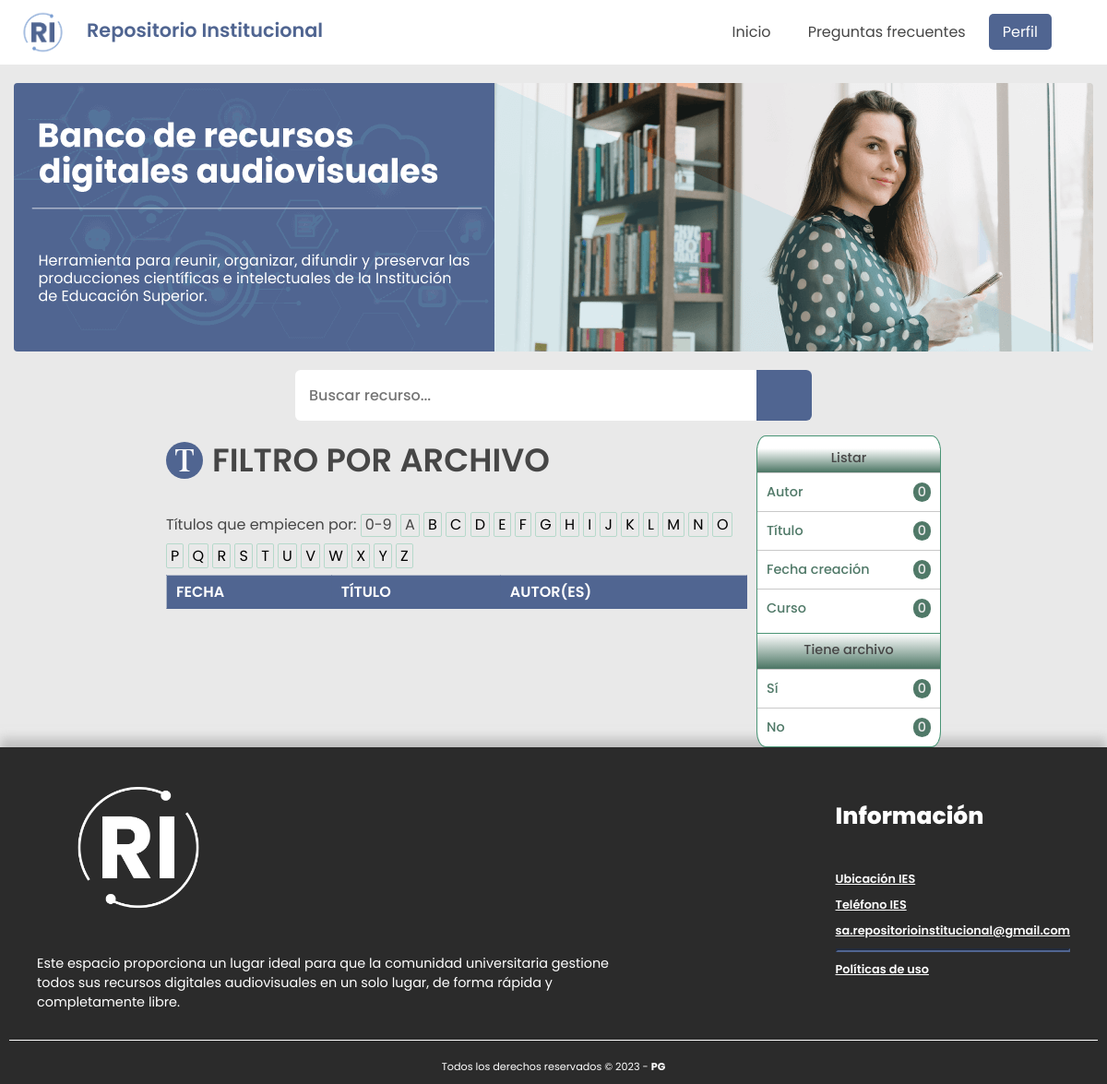
The app's page /busqueda/Archivos/Si, older data.
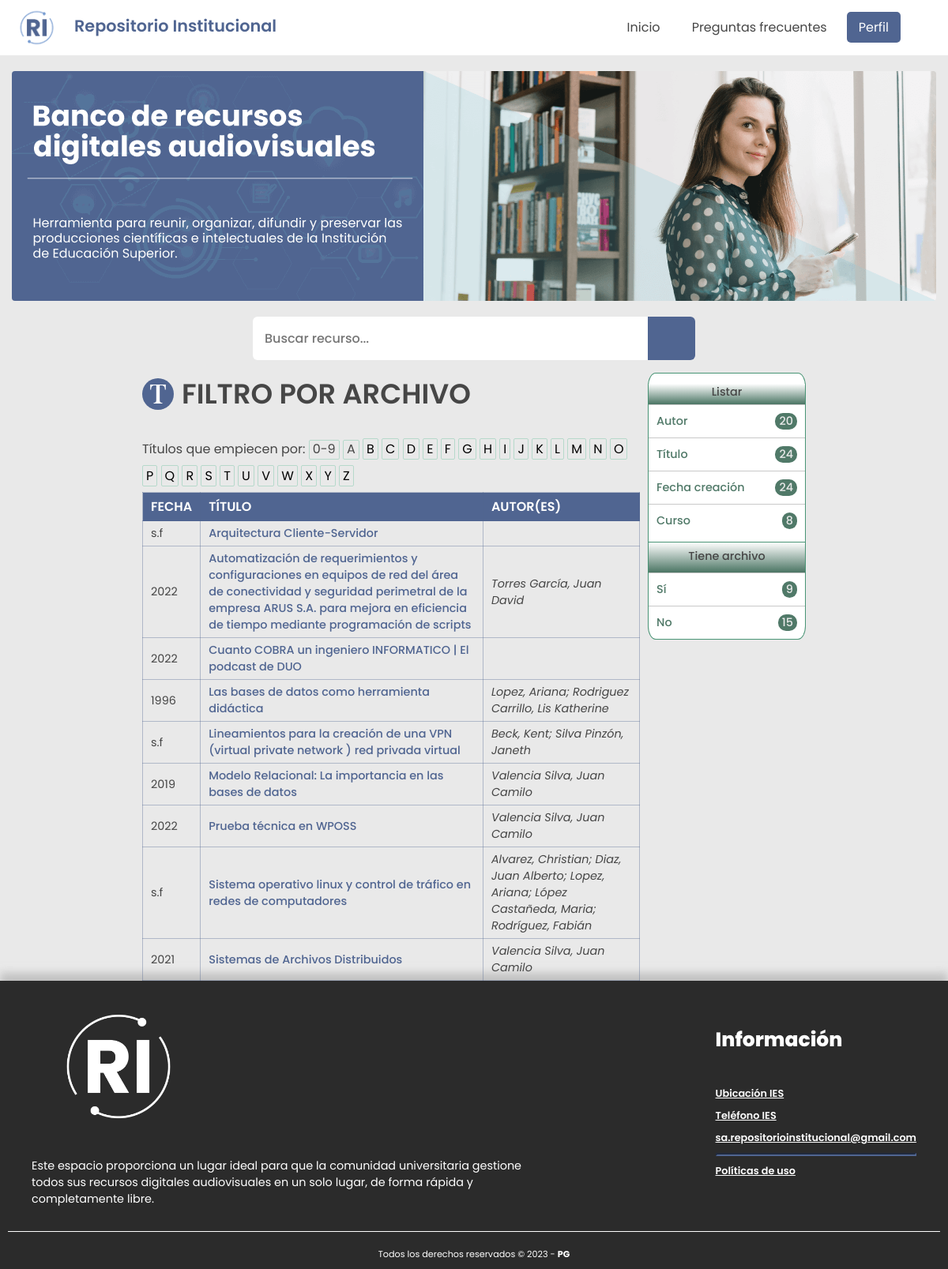
The same page, newer data.
### tables this page shows
CREATE TABLE `recurso` (
  `id` int(11) NOT NULL,
  `internal_id` varchar(24) NOT NULL,
  `titulo` varchar(250) NOT NULL,
  `fecha_publicacion_profesor` timestamp NOT NULL DEFAULT current_timestamp() ON UPDATE current_timestamp(),
  `fecha_publicacion_recurso` varchar(4) NOT NULL,
  `resumen` varchar(1500) NOT NULL,
  `puntos_positivos` int(11) NOT NULL,
  `puntos_negativos` int(11) NOT NULL,
  `estado` tinytext NOT NULL,
  `enlace` varchar(300) DEFAULT NULL,
  `isbn` varchar(20) DEFAULT NULL,
  `editorial` varchar(80) DEFAULT NULL,
  `id_docente` int(11) NOT NULL
);

### index.php (called while the page is built, shortened)
<?php
$plantilla = new vistasControlador();
$plantilla->obtener_plantilla_controlador();
?>

### utilidades/Utilidades.php (called while the page is built, shortened)
<?php
class Utilidades {
    private static $estados = array(0 => "INACTIVO",
            1 => "ACTIVO",
            2 => "PENDIENTE ACTIVACION",
            3 => "ELIMINADO"
            );
    public static function getIdEstado($nombreEstado){
        return array_keys(self::$estados, $nombreEstado)[0];
    }
}
?>

### modelos/mainModel.php (called while the page is built, shortened)
<?php
    if($peticionAjax){
        require_once "../config/SERVER.php";
        require_once "../utilidades/Utilidades.php";
    }else{
        require_once "./utilidades/Utilidades.php";
    }
    class mainModel{
        protected static function conectar(){
            try {
                $conexion = new PDO(SGBD, USER, PASS);
                $conexion->exec("SET CHARACTER SET utf8");
            } catch (Exception $e) {
                echo '<script>
                    Swal.fire({
                        title: "Error",
                        text: "Error al conectarse con el servidor",
                        icon: "error",
                        confirmButtonText: "Aceptar"
                    });
                </script>';
            }
            return $conexion;
        }
        protected static function ejecutar_consulta_simple($consulta){
            try {
                $sql = self::conectar()->prepare($consulta);
                $sql->execute();
                return $sql;
            } catch (Exception $e) {
                echo Utilidades::getAlertaErrorJSON("simple", "Error al conectarse con el servidor " . $e);
                exit();
            }
        }
        public function encryption($string){
			$key=hash('sha256', SECRET_KEY);
			$iv=substr(hash('sha256', SECRET_IV), 0, 16);
			$output=openssl_encrypt($string, ENCRYPTION_METHOD, $key, 0, $iv);
			$output=base64_encode($output);
			return $output;
		}
    }
?>

### controladores/homeControlador.php (called while the page is built, shortened)
<?php
if($peticionAjax){
    require_once "../modelos/homeModelo.php";
}else{
    require_once "./modelos/homeModelo.php";
}
class homeControlador extends homeModelo{
    public function listado_filtro_recursos($pTipo, $pBuscar){
        $listado = homeModelo::filtrar_recursos($pTipo, $pBuscar);
        return $listado->fetchAll();
    }
    public function cargar_informacion_recurso($pId){
        $informacion = homeModelo::cargar_autores($pId);
        $autores = "";
        foreach ($informacion AS $key => $autor){
            $separador = ($key == count($informacion) - 1) ? "" : "; ";
            $autores .= $autor['apellido'].", ".$autor['nombre'].$separador;
        }
        return $autores;
    }
    public function contarAutoresConRecursos(){
        $lista = mainModel::ejecutar_consulta_simple("SELECT DISTINCT a.id FROM autor a JOIN autor_recurso ar ON ar.id_autor = a.id WHERE a.estado = " . Utilidades::getIdEstado("ACTIVO"));
        return $lista->fetchAll();
    }
    public function contarCursosConRecursos(){
        $lista = mainModel::ejecutar_consulta_simple("SELECT DISTINCT c.id FROM curso c JOIN curso_recurso cr ON cr.id_curso = c.id WHERE c.estado = " . Utilidades::getIdEstado("ACTIVO"));
        return $lista->fetchAll();
    }
}
?>

### modelos/homeModelo.php (called while the page is built, shortened)
<?php
    require_once "mainModel.php";
    if($peticionAjax){
        require_once "../utilidades/Utilidades.php";
    }else{
        require_once "./utilidades/Utilidades.php";
    }
    class homeModelo extends mainModel{
        protected static function filtrar_recursos($pTipo, $pBuscar){
            if($pTipo == "Busqueda"){
                $arrayParametro = explode("¡", $pBuscar);
                $search = "";
                foreach($arrayParametro AS $dato){
                    $varDato = mainModel::decryption($dato);
                    if(strpos($varDato, '~~') == ""){
                        if($search!=""){
                            $search .= " ";
                        }
                    }
                    $search .= $varDato;
                }
                $search = str_replace("~~","",$search);
                $sql = mainModel::conectar()->prepare("SELECT DISTINCT (r.id),r.titulo,r.fecha_publicacion_recurso FROM recurso r LEFT JOIN autor_recurso ar
                ON r.id=ar.id_recurso LEFT JOIN autor a ON a.id = ar.id_autor LEFT JOIN etiqueta_recurso er ON er.id_recurso = r.id LEFT JOIN etiqueta e ON er.id_etiqueta = e.id
                JOIN curso_recurso cr ON cr.id_recurso = r.id JOIN curso c ON c.id=cr.id_curso
                WHERE (r.titulo LIKE '%".$search."%' OR CONCAT(a.nombre,' ',a.apellido) LIKE '%".$search."%' OR CONCAT(a.apellido,' ',a.nombre) LIKE '%".$search."%' OR e.descripcion LIKE '%".$search."%' OR r.fecha_publicacion_recurso LIKE '%".$search."%' OR c.nombre LIKE '%".$search."%' OR r.internal_id LIKE '%".$search."%') AND r.estado='".Utilidades::getIdEstado("ACTIVO")."';");
            }else if($pTipo=="Autor"){
                $sql = mainModel::conectar()->prepare("SELECT nombre,apellido,id FROM autor WHERE estado='".Utilidades::getIdEstado("ACTIVO")."' ORDER BY apellido");
            }else if($pTipo=="Titulo"){
                $sql = mainModel::conectar()->prepare("SELECT DISTINCT (r.id),r.titulo,r.fecha_publicacion_recurso FROM recurso r LEFT JOIN autor_recurso ar
                ON r.id=ar.id_recurso LEFT JOIN autor a ON a.id = ar.id_autor WHERE r.estado='".Utilidades::getIdEstado("ACTIVO")."' ORDER BY r.titulo");
            }else if($pTipo=="Fecha"){
                $sql = mainModel::conectar()->prepare("SELECT DISTINCT (r.id),r.titulo,r.fecha_publicacion_recurso FROM recurso r LEFT JOIN autor_recurso ar
                ON r.id=ar.id_recurso LEFT JOIN autor a ON a.id = ar.id_autor WHERE r.estado='".Utilidades::getIdEstado("ACTIVO")."' ORDER BY r.fecha_publicacion_recurso");
            }else if($pTipo=="Curso"){
                $sql = mainModel::conectar()->prepare("SELECT nombre,id FROM curso WHERE estado='".Utilidades::getIdEstado("ACTIVO")."' ORDER BY nombre");
            }else if($pTipo=="Cursofiltrar"){
                $sql = mainModel::conectar()->prepare("SELECT nombre,id FROM curso WHERE nombre LIKE '".$pBuscar."%' AND estado='".Utilidades::getIdEstado("ACTIVO")."' ORDER BY nombre");
            }else if($pTipo=="Autorfiltrar"){
                $sql = mainModel::conectar()->prepare("SELECT nombre,apellido,id FROM autor WHERE apellido LIKE '".$pBuscar."%' AND estado='".Utilidades::getIdEstado("ACTIVO")."' ORDER BY apellido");
            }else if($pTipo == "Archivos"){
                if($pBuscar=="Si"){
                    $sql = mainModel::conectar()->prepare("SELECT DISTINCT (r.id), r.titulo, r.fecha_publicacion_recurso FROM recurso r JOIN archivo a ON r.id=a.id_recurso WHERE r.estado='".Utilidades::getIdEstado("ACTIVO")."' ORDER BY r.titulo");
                }else{
                    $sql = mainModel::conectar()->prepare("SELECT DISTINCT (r.id), r.titulo, r.fecha_publicacion_recurso,a.id_recurso FROM recurso r LEFT JOIN archivo a ON r.id=a.id_recurso WHERE a.id_recurso IS NULL AND r.estado='".Utilidades::getIdEstado("ACTIVO")."' ORDER BY r.titulo;");
                }
            }
            $sql->execute();
            return $sql;
        }
        protected static function cargar_autores($pId){
            $sql = mainModel::conectar()->prepare("SELECT a.nombre,a.apellido,a.id FROM autor a JOIN autor_recurso ar ON a.id = ar.id_autor WHERE ar.id_recurso = '".$pId."' AND a.estado = " . Utilidades::getIdEstado("ACTIVO") . " ORDER BY a.apellido");
            $sql->execute();
            return $sql->fetchAll();
        }
    }
?>

### vistas/contenidos/filtroArchivo.php (the view, shortened to what the changed rows need)
<main class="mainContarinerFilters">
    <section class = "tableWithContent">
        <section class="general-tableJQ-container">
            <div class="overview-general-admin">
                <div class="title">
                    <i><img src="<?php echo SERVER_URL; ?>vistas/assets/img/tituloHome.svg" class="titleImgIcon" alt="Autor Img"/></i>
                    <h1 class="panel-title-name">Filtro por Archivo</h1>
                </div>
                <p class="dataTables_length">Títulos que empiecen por:</p>
                <ul class="dataTables_length">
                    <li class="liLetraFilto">
                        <a class="aLetraFiltro" href="<?php echo SERVER_URL."busqueda/Titulonumero/"; ?>">0-9</a>
                <?php
                    $abecedario = ['A','B','C','D','E','F','G','H','I','J','K','L','M','N','O','P','Q','R','S','T','U','V','W','X','Y','Z'];
                    foreach($abecedario as $letra){
                ?>
                        <a class="aLetraFiltro" href="<?php echo SERVER_URL."busqueda/Titulofiltrar/".$letra; ?>">
                            <?php echo $letra?>
                        </a>
                    </li>
                </ul>
                <?php } ?>
                <div class="panel-title-name table-dataJQ-container">
                    <table id="tablaUsuarios" class="tb-admin-records">
                        <thead>
                            <tr>
                                <td class="titleTableFilterSearch">Fecha</td>
                                <td class="titleTableFilterSearch">Título</td>
                                <td class="titleTableFilterSearch">Autor(es)</td>
                            </tr>
                        </thead>
                        <tbody>
                            <?php
                            require_once "./controladores/homeControlador.php";
                            require_once "./modelos/mainModel.php";
                            $ins_main = new mainModel();
                            $ins_home = new homeControlador();
                            $datos_filtro = $ins_home->listado_filtro_recursos($pagina[1],$pagina[2]);
                            foreach($datos_filtro as $vRecurso){
                                $autores = $ins_home->cargar_informacion_recurso($vRecurso['id']);
                                ?>
                                <tr>
                                    <td data-titulo="FECHA"><a href="#" class="deleteRedireccionTable"><?php echo $vRecurso['fecha_publicacion_recurso'];?></a></td>
                                    <td data-titulo="TITULO"><a href="<?php echo SERVER_URL."handle/".$ins_main->encryption($vRecurso['id']); ?>" class="redireccionTable"><?php echo $vRecurso['titulo']; ?> </a></td>
                                    <td data-titulo="AUTOR(ES)"><a href="#" class="deleteRedireccionTable italicTableStyle"><?php echo $autores; ?></a></td>
                                </tr>
                                <?php } ?>
                        </tbody>
                    </table>
                </div>
        </section>
    </section>
<?php include "asideHomeFilters-view.php";?>
</main>
</body>
</html>

### vistas/contenidos/asideHomeFilters-view.php
<?php
require_once "./controladores/homeControlador.php";
$insHome = new homeControlador();
$listaAutores = $insHome->contarAutoresConRecursos();
$listaTitulo = $insHome->listado_filtro_recursos("Titulo","");
$listaFecha = $insHome->listado_filtro_recursos("Fecha","");
$listaCurso = $insHome->contarCursosConRecursos();
$listaArchivosSi = $insHome->listado_filtro_recursos("Archivos","Si");
$listaArchivosNo = $insHome->listado_filtro_recursos("Archivos","No");
?>
<aside class = "asideFilters">
    <h3 class="asideFiltersTitle">Listar</h3>
        <nav class = "navAsideFilters">
            <ul class = "ulAsideFilters">
                <li class="liAsideFilters"><a class="aAsideFilters" href="<?php echo SERVER_URL ?>busqueda/Autor/">Autor <span class="asideFilterCounter"><?php echo count($listaAutores) ?></span></a></li>
                <li class="liAsideFilters"><a class="aAsideFilters" href="<?php echo SERVER_URL ?>busqueda/Titulo/">Título <span class="asideFilterCounter"><?php echo count($listaTitulo) ?></span></a></li>
                <li class="liAsideFilters"><a class="aAsideFilters" href="<?php echo SERVER_URL ?>busqueda/Fecha/">Fecha creación <span class="asideFilterCounter"><?php echo count($listaFecha) ?></span> </a></li>
                <li class="liAsideFilters"><a class="aAsideFilters" href="<?php echo SERVER_URL ?>busqueda/Curso/">Curso <span class="asideFilterCounter"><?php echo count($listaCurso) ?></span></a></li>
            </ul>
        </nav>
    <h3 class="asideFiltersTitle hasFile">Tiene archivo</h3>
        <nav class = "navAsideFilters">
            <ul class = "ulAsideFilters">
                <li class="liAsideFilters"><a class="aAsideFilters" href="<?php echo SERVER_URL ?>busqueda/Archivos/Si">Sí <span class="asideFilterCounter"><?php echo count($listaArchivosSi) ?></span></a></li>
                <li class="liAsideFilters"><a class="aAsideFilters" href="<?php echo SERVER_URL ?>busqueda/Archivos/No">No <span class="asideFilterCounter"><?php echo count($listaArchivosNo) ?></span></a></li>
            </ul>
        </nav>
</aside>

Row changes from the older to the newer data that the page shows:
added recurso: fecha_publicacion_recurso "s.f", titulo "Arquitectura Cliente-Servidor"
added recurso: fecha_publicacion_recurso "2022", titulo "Automatización de requerimientos y configuraciones en equipos de red del área de conectividad y seguridad perimetral de la empresa ARUS S.A. para mejora en eficiencia de tiempo mediante programación de scripts", autores "Torres García, Juan David"
added recurso: fecha_publicacion_recurso "2022", titulo "Cuanto COBRA un ingeniero INFORMATICO | El podcast de DUO"
added recurso: fecha_publicacion_recurso "1996", titulo "Las bases de datos como herramienta didáctica", autores "Lopez, Ariana; Rodriguez Carrillo, Lis Katherine"
added recurso: fecha_publicacion_recurso "s.f", titulo "Lineamientos para la creación de una VPN (virtual private network ) red privada virtual", autores "Beck, Kent; Silva Pinzón, Janeth"
added recurso: fecha_publicacion_recurso "2019", titulo "Modelo Relacional: La importancia en las bases de datos", autores "Valencia Silva, Juan Camilo"
added recurso: fecha_publicacion_recurso "2022", titulo "Prueba técnica en WPOSS", autores "Valencia Silva, Juan Camilo"
added recurso: fecha_publicacion_recurso "s.f", titulo "Sistema operativo linux y control de tráfico en redes de computadores", autores "Alvarez, Christian; Diaz, Juan Alberto; Lopez, Ariana; López Castañeda, Maria; Rodríguez, Fabián"
added recurso: fecha_publicacion_recurso "2021", titulo "Sistemas de Archivos Distribuidos", autores "Valencia Silva, Juan Camilo"
Text that changed along with them:
count($listaAutores): "0" → "20"
count($listaTitulo): "0" → "24"
count($listaFecha): "0" → "24"
count($listaCurso): "0" → "8"
count($listaArchivosSi): "0" → "9"
count($listaArchivosNo): "0" → "15"
